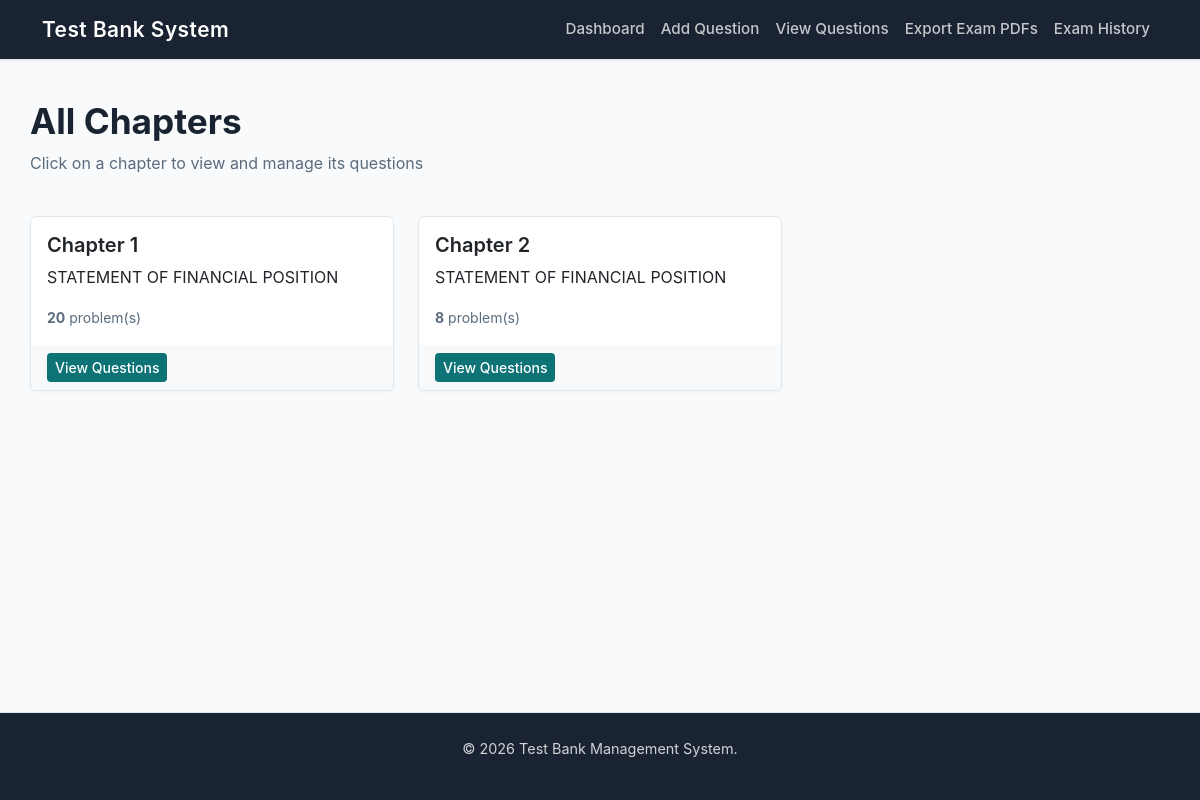
/chapters, run on the app's committed database.
### tables this page shows
CREATE TABLE chapters (
            id INTEGER PRIMARY KEY AUTOINCREMENT,
            chapter_number INTEGER NOT NULL,
            chapter_title TEXT NOT NULL
        );

### app.py (the view)
@app.route("/chapters")
def chapters():
    conn = get_db()
    cursor = conn.cursor()
    cursor.execute("SELECT * FROM chapters")
    chapters_list = cursor.fetchall()
    problems_by_chapter = {}
    for chapter in chapters_list:
        cursor.execute("SELECT * FROM problems WHERE chapter_id = ?", (chapter["id"],))
        problems_by_chapter[chapter["id"]] = cursor.fetchall()
    conn.close()
    return render_template("chapters.html",
                         chapters=chapters_list,
                         problems_by_chapter=problems_by_chapter)

### app.py (called while the page is built)
def get_db():
    conn = sqlite3.connect("testbank.db")
    conn.row_factory = sqlite3.Row
    return conn

### templates/chapters.html (shortened to what this page needs)
{% extends "base.html" %}
{% block content %}
<div class="row mb-4">
    <div class="col-md-12">
        <h1>All Chapters</h1>
        <p class="text-muted">Click on a chapter to view and manage its questions</p>
    </div>
</div>
{% if chapters %}
<div class="row g-4">
    {% for chapter in chapters %}
    <div class="col-md-6 col-lg-4">
        <div class="card h-100">
            <div class="card-body">
                <h5 class="card-title">Chapter {{ chapter.chapter_number }}</h5>
                <p class="card-text">{{ chapter.chapter_title }}</p>
                <p class="text-muted small" style="margin-bottom: 0;">
                    {% set problem_count = problems_by_chapter[chapter.id]|length %}
                    <strong>{{ problem_count }}</strong> problem(s)
                </p>
            </div>
            <div class="card-footer bg-light border-0">
                <a href="/chapter/{{ chapter.id }}" class="btn btn-primary btn-sm">View Questions</a>
            </div>
        </div>
    </div>
    {% endfor %}
</div>
{% else %}
<div class="alert alert-info">
    <strong>No chapters yet.</strong> <a href="/add_question">Add a question</a> to create your first chapter!
</div>
{% endif %}
{% endblock %}

### templates/base.html (style rules this page uses)
:root { --primary-dark: #1a2332; --primary-light: #2d3e50; --accent-teal: #0d7377; --accent-light: #4ecdc4; --text-dark: #2b3e4f; --text-light: #5a6c7d; --bg-light: #f8fafb; --bg-white: #ffffff; --border-color: #e1e8ed; --success: #27ae60; --warning: #f39c12; --danger: #c0392b; --info: #3498db; }
* { font-family: -apple-system, BlinkMacSystemFont, 'Segoe UI', 'Roboto', 'Oxygen', 'Ubuntu', 'Cantarell', 'Fira Sans', 'Droid Sans', 'Helvetica Neue', sans-serif; }
body { display: flex; flex-direction: column; min-height: 100vh; background-color: var(--bg-light); color: var(--text-dark); line-height: 1.6; }
.card { border: 1px solid var(--border-color); border-radius: 6px; box-shadow: 0 1px 3px rgba(0, 0, 0, 0.05); transition: box-shadow 0.3s, border-color 0.3s; background-color: var(--bg-white); }
.btn-primary { background-color: var(--accent-teal); border: none; font-weight: 500; transition: all 0.2s; }
h1 { color: var(--primary-dark); font-weight: 700; margin-bottom: 8px; font-size: 2.2rem; }
h5 { color: var(--primary-dark); font-weight: 600; }
.text-muted { color: var(--text-light) !important; }

### data on the page
chapters: chapter_number "1", chapter_title "STATEMENT OF FINANCIAL POSITION", problem_count "20"
chapters: chapter_number "2", chapter_title "STATEMENT OF FINANCIAL POSITION", problem_count "8"
